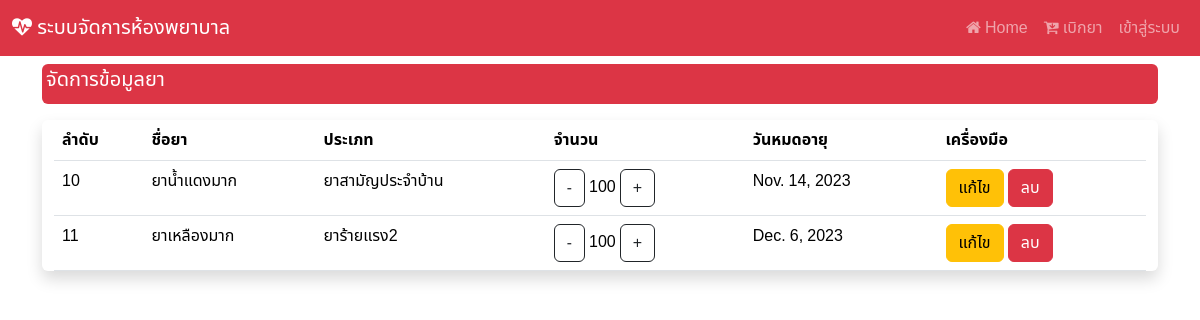
Page /manage_drug on the earlier database version.
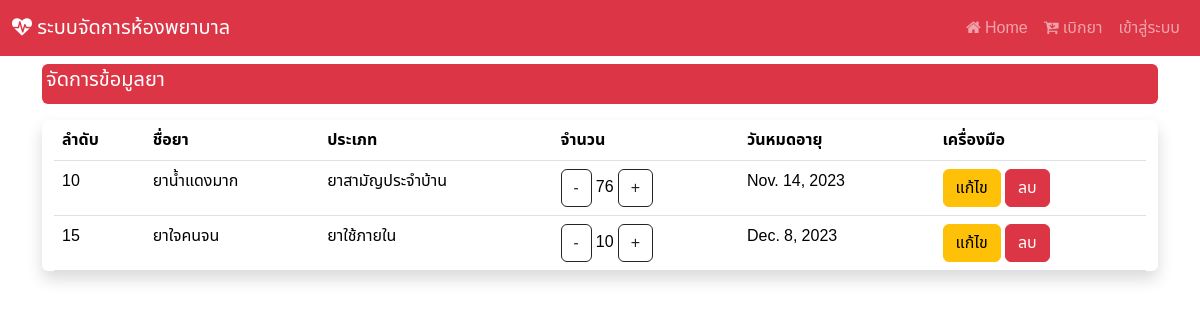
Same page on the later database version.
### hospital_app/models.py (models this page shows, shortened)
class drug(models.Model):
    drug_id = models.AutoField(primary_key=True)
    drug_name = models.CharField(max_length=255)
    drug_type = models.ForeignKey(d_type, on_delete=models.CASCADE)
    drug_qty = models.IntegerField()
    drug_exp = models.DateField()

class d_type(models.Model):
    type_id = models.AutoField(primary_key=True)
    type_name = models.CharField(max_length=255)
    def __str__(self):
        return f"{self.type_name}"

### hospital_app/views.py (the view)
# urls.py: path('manage_drug',views.manage_drug),
def manage_drug(request):
    show_drug = drug.objects.all()
    context  = {"drug" : show_drug}
    return render(request,'edit_drug.html',context)

### hospital_app/templates/edit_drug.html (shortened to what this page needs)
{% extends "base.html" %}
{% block content %}
<div class="mt-2 p-1 bg-danger text-white rounded">
    <h5>จัดการข้อมูลยา</h5>
  </div>
<div class="container-fluid my-3 justify-content-center align-items-center shadow rounded">
<table class="table table-responsive">
    <thead>
        <tr>
            <th><div class="col d-none d-sm-block">
              ลำดับ
            </div></th>
            <th>ชื่อยา</th>
            <th>ประเภท</th>
            <th>จำนวน</th>
            <th>
              <div class="col d-none d-sm-block">
                วันหมดอายุ
              </div>
            </th>
            <th>เครื่องมือ</th>
        </tr>
    </thead>
    <tbody>
        {% for i in drug %}
        <tr>
            <td>{{i.drug_id}}</td>
            <td>{{i.drug_name}}</td>
            <td>{{i.drug_type}}</td>
            <td>
              <a href="decrease_qty/{{i.drug_id}}" class="btn btn-outline-dark"> - </a>
              {{i.drug_qty}}
              <a href="increase_qty/{{i.drug_id}}" class="btn btn-outline-dark"> + </a>
            </td>
            <td>{{i.drug_exp}}</td>
            <td> {% comment %} ปุ่มแก้ไข และ ลบ จะกลายเป็นไอคอนไม่จอลดขนาดลง {% endcomment %}
              <div class="col d-none d-sm-block">
                <a href="edit/{{i.drug_id}}" class="btn btn-warning">แก้ไข<a/>
                  <a href="#" class="btn btn-danger" data-bs-toggle="modal"
                  data-bs-target="#deleteConfirmationModal"
                  onclick="setDeleteUrl('delete/{{i.drug_id}}')">
                  ลบ
                    </a>
              </div>
              </td>{% comment %} ปุ่มแก้ไข และ ลบ จะกลายเป็นไอคอนไม่จอลดขนาดลง {% endcomment %}
        </tr>
        {% endfor %}
    </tbody>
</div>
{% endblock  %}

### hospital_app/templates/base.html (shortened to what this page needs)
<!DOCTYPE html>
<html>
  <head>
    {% load bootstrap5 %} {% bootstrap_css %} {% bootstrap_javascript %}
    <link rel="stylesheet" href="path/to/font-awesome/css/font-awesome.min.css">
    <link
      href="https://maxcdn.bootstrapcdn.com/font-awesome/4.7.0/css/font-awesome.min.css"
      rel="stylesheet"
    />
  </head>
  <body>
    <nav class="navbar navbar-expand-lg navbar-dark bg-danger">
      <div class="container-fluid">
        <a class="navbar-brand" href="#"><i class="fa fa-heartbeat" aria-hidden="true"></i>
        ระบบจัดการห้องพยาบาล
        </a>
        <div class="collapse navbar-collapse" id="navbarNav">
          <ul class="navbar-nav ms-auto">
            <li class="nav-item">
              <a class="nav-link" href="/">
                <i class="fa fa-home" aria-hidden="true"></i>
                Home</a>
            </li>
            <li class="nav-item">
              <a class="nav-link" href="buy_drug">
                <i class="fa fa-cart-arrow-down" aria-hidden="true"></i>
                เบิกยา</a>
            </li>
            {% if user.is_authenticated %}
            <li class="nav-item">
              <a class="nav-link" href="logout">ออกจากระบบ</a>
            </li>
            {% else %}
            <li class="nav-item">
              <a class="nav-link" href="/login">เข้าสู่ระบบ</a>
            </li>
            {% endif %}
          </ul>
        </div>
      </div>
    </nav>
    <div class="container ">
      {% block content%}{% endblock %}
    </div>
  </body>
</html>

### hospital_app/templates/base.html (style rules this page uses)
body { font-family: "Noto Sans Thai", sans-serif; }

Differences in the rows shown:
removed drug: drug_id "11", drug_name "ยาเหลืองมาก", drug_type "ยาร้ายแรง2", drug_qty "100", drug_exp "Dec. 6, 2023"
changed drug "ยาน้ำแดงมาก": drug_qty "100" → "76"
added drug: drug_id "15", drug_name "ยาใจคนจน", drug_type "ยาใช้ภายใน", drug_qty "10", drug_exp "Dec. 8, 2023"
